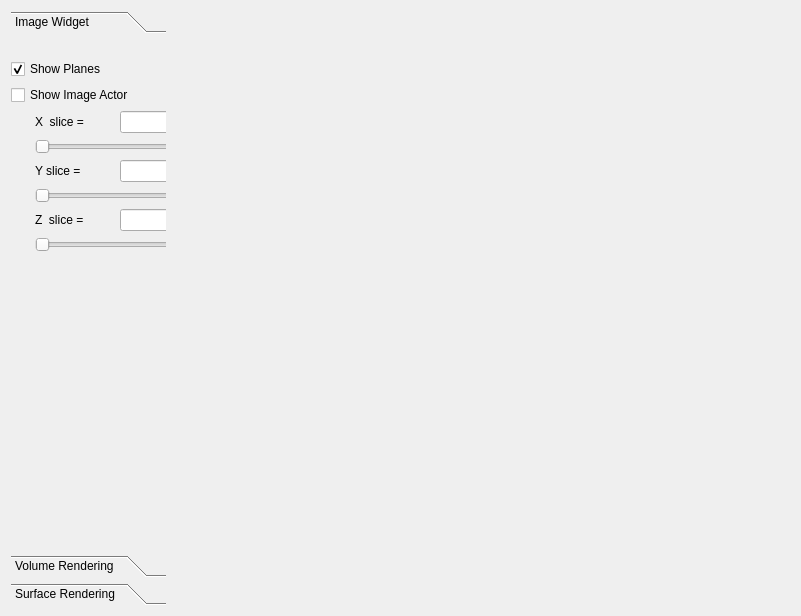
<?xml version="1.0" encoding="UTF-8"?>
<ui version="4.0">
 <class>QtVTKViewerWidget</class>
 <widget class="QWidget" name="QtVTKViewerWidget">
  <property name="geometry">
   <rect>
    <x>0</x>
    <y>0</y>
    <width>801</width>
    <height>616</height>
   </rect>
  </property>
  <property name="windowTitle">
   <string>Form</string>
  </property>
  <layout class="QHBoxLayout" name="horizontalLayout">
   <item>
    <widget class="QToolBox" name="toolBox">
     <property name="sizePolicy">
      <sizepolicy hsizetype="Preferred" vsizetype="Preferred">
       <horstretch>2</horstretch>
       <verstretch>0</verstretch>
      </sizepolicy>
     </property>
     <property name="currentIndex">
      <number>0</number>
     </property>
     <widget class="QWidget" name="page">
      <property name="geometry">
       <rect>
        <x>0</x>
        <y>0</y>
        <width>155</width>
        <height>505</height>
       </rect>
      </property>
      <attribute name="label">
       <string>Image Widget</string>
      </attribute>
      <widget class="QWidget" name="">
       <property name="geometry">
        <rect>
         <x>0</x>
         <y>20</y>
         <width>201</width>
         <height>246</height>
        </rect>
       </property>
       <layout class="QVBoxLayout" name="verticalLayout">
        <item>
         <widget class="QCheckBox" name="checkBoxShowPlanes">
          <property name="enabled">
           <bool>true</bool>
          </property>
          <property name="text">
           <string>Show Planes</string>
          </property>
          <property name="checked">
           <bool>true</bool>
          </property>
          <property name="tristate">
           <bool>false</bool>
          </property>
         </widget>
        </item>
        <item>
         <layout class="QFormLayout" name="formLayout">
          <item row="0" column="0" colspan="2">
           <widget class="QCheckBox" name="checkBoxShowImageActor">
            <property name="text">
             <string>Show Image Actor</string>
            </property>
           </widget>
          </item>
          <item row="1" column="0">
           <spacer name="horizontalSpacer_4">
            <property name="orientation">
             <enum>Qt::Horizontal</enum>
            </property>
            <property name="sizeHint" stdset="0">
             <size>
              <width>18</width>
              <height>20</height>
             </size>
            </property>
           </spacer>
          </item>
          <item row="1" column="1">
           <layout class="QGridLayout" name="gridLayout">
            <item row="0" column="0">
             <widget class="QLabel" name="labelx">
              <property name="text">
               <string>X  slice =</string>
              </property>
             </widget>
            </item>
            <item row="0" column="1">
             <spacer name="horizontalSpacer">
              <property name="orientation">
               <enum>Qt::Horizontal</enum>
              </property>
              <property name="sizeHint" stdset="0">
               <size>
                <width>40</width>
                <height>20</height>
               </size>
              </property>
             </spacer>
            </item>
            <item row="0" column="2">
             <widget class="QLineEdit" name="lineEditX"/>
            </item>
            <item row="1" column="0" colspan="3">
             <widget class="QSlider" name="horizontalSliderX">
              <property name="orientation">
               <enum>Qt::Horizontal</enum>
              </property>
             </widget>
            </item>
            <item row="2" column="0">
             <widget class="QLabel" name="label">
              <property name="text">
               <string>Y slice =</string>
              </property>
             </widget>
            </item>
            <item row="2" column="1">
             <spacer name="horizontalSpacer_2">
              <property name="orientation">
               <enum>Qt::Horizontal</enum>
              </property>
              <property name="sizeHint" stdset="0">
               <size>
                <width>40</width>
                <height>20</height>
               </size>
              </property>
             </spacer>
            </item>
            <item row="2" column="2">
             <widget class="QLineEdit" name="lineEditY"/>
            </item>
            <item row="3" column="0" colspan="3">
             <widget class="QSlider" name="horizontalSliderY">
              <property name="orientation">
               <enum>Qt::Horizontal</enum>
              </property>
             </widget>
            </item>
            <item row="4" column="0">
             <widget class="QLabel" name="label_2">
              <property name="text">
               <string>Z  slice =</string>
              </property>
             </widget>
            </item>
            <item row="4" column="1">
             <spacer name="horizontalSpacer_3">
              <property name="orientation">
               <enum>Qt::Horizontal</enum>
              </property>
              <property name="sizeHint" stdset="0">
               <size>
                <width>40</width>
                <height>20</height>
               </size>
              </property>
             </spacer>
            </item>
            <item row="4" column="2">
             <widget class="QLineEdit" name="lineEditZ"/>
            </item>
            <item row="5" column="0" colspan="3">
             <widget class="QSlider" name="horizontalSliderZ">
              <property name="orientation">
               <enum>Qt::Horizontal</enum>
              </property>
             </widget>
            </item>
           </layout>
          </item>
         </layout>
        </item>
       </layout>
      </widget>
     </widget>
     <widget class="QWidget" name="page_2">
      <property name="geometry">
       <rect>
        <x>0</x>
        <y>0</y>
        <width>155</width>
        <height>505</height>
       </rect>
      </property>
      <attribute name="label">
       <string>Volume Rendering</string>
      </attribute>
      <widget class="QtVolumeRendererPanel" name="m_VolumeRender" native="true">
       <property name="geometry">
        <rect>
         <x>0</x>
         <y>0</y>
         <width>181</width>
         <height>221</height>
        </rect>
       </property>
       <property name="sizePolicy">
        <sizepolicy hsizetype="Maximum" vsizetype="Maximum">
         <horstretch>10</horstretch>
         <verstretch>0</verstretch>
        </sizepolicy>
       </property>
      </widget>
     </widget>
     <widget class="QWidget" name="page_3">
      <property name="geometry">
       <rect>
        <x>0</x>
        <y>0</y>
        <width>155</width>
        <height>505</height>
       </rect>
      </property>
      <attribute name="label">
       <string>Surface Rendering</string>
      </attribute>
      <widget class="QtSurfaceRenderer" name="m_SurfaceRender" native="true">
       <property name="geometry">
        <rect>
         <x>0</x>
         <y>0</y>
         <width>221</width>
         <height>381</height>
        </rect>
       </property>
      </widget>
     </widget>
    </widget>
   </item>
   <item>
    <widget class="QtVTKViewer" name="_qtvtkviewer" native="true">
     <property name="sizePolicy">
      <sizepolicy hsizetype="Preferred" vsizetype="Preferred">
       <horstretch>8</horstretch>
       <verstretch>0</verstretch>
      </sizepolicy>
     </property>
     <zorder>toolBox</zorder>
     <zorder>toolBox</zorder>
     <zorder>toolBox</zorder>
    </widget>
   </item>
  </layout>
 </widget>
 <customwidgets>
  <customwidget>
   <class>QtVTKViewer</class>
   <extends>QWidget</extends>
   <header>qtvtkviewer.h</header>
   <container>1</container>
  </customwidget>
  <customwidget>
   <class>QtVolumeRendererPanel</class>
   <extends>QWidget</extends>
   <header>qtvolumerendererpanel.h</header>
   <container>1</container>
  </customwidget>
  <customwidget>
   <class>QtSurfaceRenderer</class>
   <extends>QWidget</extends>
   <header location="global">qtsurfacerenderer.h</header>
   <container>1</container>
  </customwidget>
 </customwidgets>
 <resources/>
 <connections>
  <connection>
   <sender>checkBoxShowImageActor</sender>
   <signal>clicked(bool)</signal>
   <receiver>horizontalSliderX</receiver>
   <slot>setEnabled(bool)</slot>
   <hints>
    <hint type="sourcelabel">
     <x>81</x>
     <y>132</y>
    </hint>
    <hint type="destinationlabel">
     <x>81</x>
     <y>182</y>
    </hint>
   </hints>
  </connection>
  <connection>
   <sender>checkBoxShowImageActor</sender>
   <signal>clicked(bool)</signal>
   <receiver>horizontalSliderY</receiver>
   <slot>setEnabled(bool)</slot>
   <hints>
    <hint type="sourcelabel">
     <x>128</x>
     <y>122</y>
    </hint>
    <hint type="destinationlabel">
     <x>124</x>
     <y>236</y>
    </hint>
   </hints>
  </connection>
  <connection>
   <sender>checkBoxShowImageActor</sender>
   <signal>clicked(bool)</signal>
   <receiver>horizontalSliderZ</receiver>
   <slot>setEnabled(bool)</slot>
   <hints>
    <hint type="sourcelabel">
     <x>48</x>
     <y>120</y>
    </hint>
    <hint type="destinationlabel">
     <x>87</x>
     <y>297</y>
    </hint>
   </hints>
  </connection>
 </connections>
</ui>
